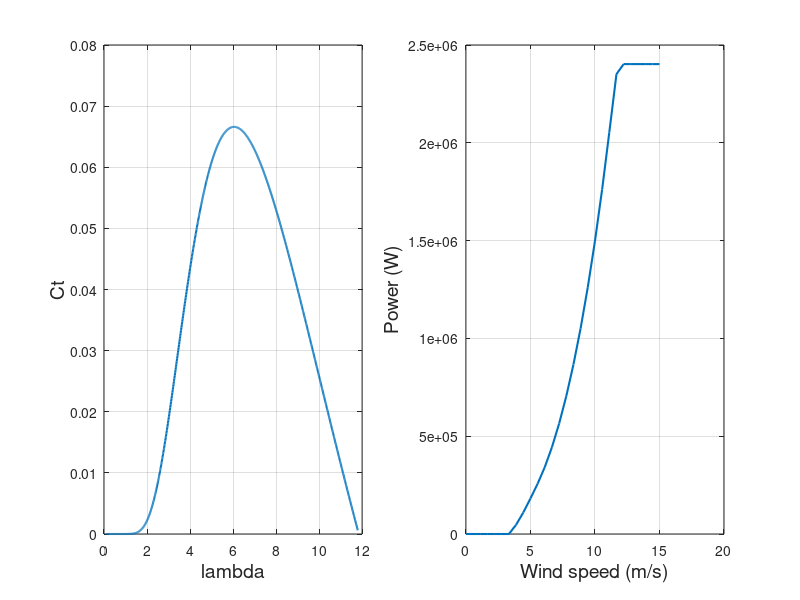

Write MATLAB code to recreate this figure.

% close all
clear all
clc


%% DFIG parameters -> Rotor parameters referred to the stator side

f = 50;			% Stator frequency (Hz)
Ps = 2e6;		% Rated stator power (W)
n = 1500;		% Rated ratational speed (rev/min)
Vs = 690;		% Rated stator voltage (V)
Is = 1760;		% Rated stator current (A)
Tem = 12732;	% Rated torque (N.m)

p = 2;			% Pole pair
u = 1/3;		% Stator/rotor turns Rayon
Vr = 2070;		% Rated rotor voltage (non-reached) (V)
smax = 1/3;		% Maximum slip
Vr_stator = (Vr*smax)*u;	% Rated rotor voltage referred to stator voltage
Rs = 2.6e-3; 	% Stator resistance (ohm)
Lsi = 0.087e-3;	% Leakage inductance (H)
Lm = 2.5e-3;	% Magnetizing inductance (H)
Rr = 2.9e-3;	% Rotor resistance referred to stator (ohm)
Ls = Lm + Lsi;	% Stator inductance (H)
Lr = Lm + Lsi;	% Rotor inductance (H)
Vbus = 1150;	% DC de bus voltage referred to stator
sigma = 1 - Lm^2/(Ls*Lr);
Fs = Vs * sqrt(2/3)/(2*pi*f);	% Stator Flux (aprox.) (Wb)

J = 127;		% Inertia. Divide by 2 to make simulation faster
D = 1e-3 * 0;		% Damping % Temperorily changed to 0

fsw = 4e3;		% Switching freq
Ts = 1/fsw/50;	% Sampling time (sec)

% PI regulator

tau_i = (sigma*Lr)/Rr;
tau_n = 0.05/4;
wni = 100*(1/tau_i)/5;  % divided by 5 to make id/iq loop stay in the same bandwidth
wnn = 1/tau_n;

kp_id = (2*wni*sigma*Lr)-Rr;
kp_iq = kp_id;
ki_id = (wni^2)*Lr*sigma;
ki_iq = ki_id;

n_r = [kp_id/(sigma*Lr), ki_id/(sigma*Lr)];
d_r = [1, 2*wni, wni^2];

kp_n = (2*wnn*J)/p;
ki_n = ((wnn^2)*J)/p;

% Three blade wind turbine model 2020/02/13 created

N = 100;				% Gearbox Rayon
Rayon = 42;				% Rayon
ro = 1.225;				% Air density

% Cp and Ct curves

beta = 0;				% Pitch angle
ind2 = 1;

for lambda=0.1:0.01:11.8		% lambda is Tip Speed Ratio = R*Omega_t / V_v
	lambdai(ind2) = (1./((1./(lambda-0.02.*beta)+(0.003./(beta^3+1)))));
	Cp(ind2) = 0.73.*(151./lambdai(ind2)-0.58.*beta-0.002.*beta^2.14-13.2).*(exp(-18.4./lambdai(ind2)));
	Ct(ind2) = Cp(ind2)/lambda;
	ind2 = ind2 + 1;
end

tab_lambda = [0.1:0.01:11.8];

% Kopt for MPPT

Cp_max = 0.44;
lambda_opt = 7.2;
Kopt = ((0.5*ro*pi*(Rayon^5)*Cp_max)/(lambda_opt^3));

% Power curve in function of wind speed

P = 1.0e+06 * [0,0,0,0,0,0,0,0.0472,0.1097,0.1815,0.2568,0.3418, ...
	0.4437,0.5642,0.7046,0.8667,1.0518,1.2616,1.4976,1.7613,2.0534, ...
	2.3513,2.4024,2.4024,2.4024,2.4024,2.4024,2.4024];
V = [0.0000,0.5556,1.1111,1.6667,2.2222,2.7778,3.3333,3.8889,4.4444,...
	5.0000,5.5556,6.1111,6.6667,7.2222,7.7778,8.3333,8.8889,9.4444,...
	10.0000,10.5556,11.1111,11.6667,12.2222,12.7778,13.3333,13.8889,...
	14.4444,15.0000];

figure
subplot(1,2,1)
plot(tab_lambda, Ct, 'linewidth', 1.5)
grid
xlabel('lambda', 'fontsize', 14)
ylabel('Ct', 'fontsize', 14)
subplot(1,2,2)
plot(V, P, 'linewidth', 1.5)
grid
xlabel('Wind speed (m/s)', 'fontsize', 14) 
ylabel('Power (W)', 'fontsize', 14)

% Grid side converter

Cbus = 80e-3;			% DC bus capacitance
Rg = 20e-6;				% Grid side filter's resistance
Lg = 400e-6;			% Grid side filter's inductance
Kpg = 1/(1.5*Vs*sqrt(2/3));
Kqg = -Kpg;

% PI regulators

tau_ig = Lg/Rg;
wnig = 60*2*pi;

kp_idg = (2*wnig*Lg)-Rg;
kp_iqg = kp_idg;
ki_idg = (wnig^2)*Lg;
ki_iqg = ki_idg;

n_g = [kp_idg/Lg, ki_idg/Lg];
d_g = [1, 2*wnig, wnig^2];

kp_v = -1000;
ki_v = -300000/5;


Rcrowbar = 1/5;                    % Crowbar resistance


% Analytical DFIM Model Parameters
a11 = -Rs/sigma/Ls;
a13 = Rs*Lm/sigma/Ls/Lr;
a22 = a11;
a24 = a13;

a31 = Rr*Lm/sigma/Ls/Lr;
a33 = -Rr/sigma/Ls;
a42 = a31;
a44 = a33;